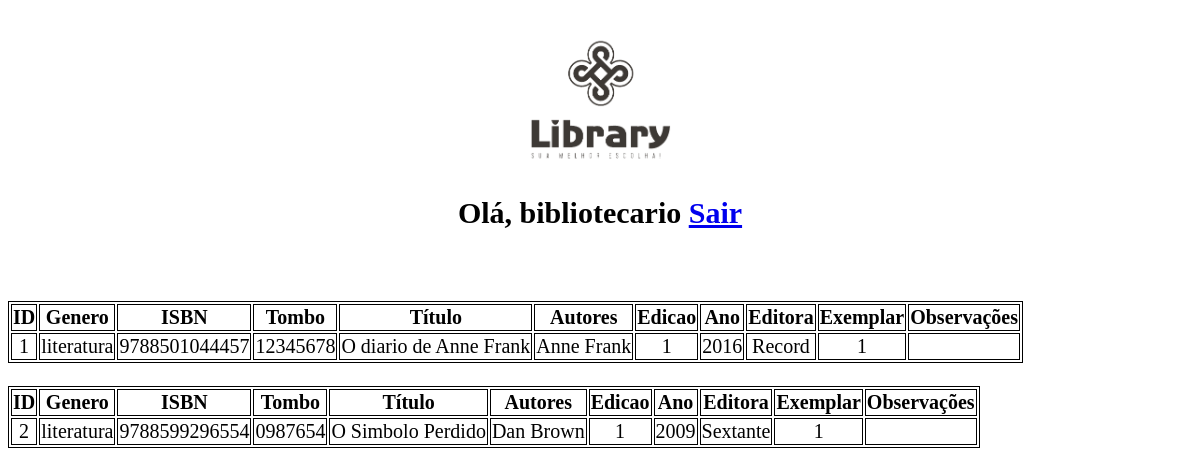
The page /todos_livros.php (signed in) on the database its author committed.
### tables this page shows
CREATE TABLE `cadastro_usuarios` (
  `id_usuario` int(11) NOT NULL,
  `tipo_usuario` varchar(1) NOT NULL,
  `matcpf` varchar(20) NOT NULL,
  `nome` varchar(200) NOT NULL,
  `email` varchar(50) NOT NULL,
  `telefone` varchar(12) NOT NULL,
  `celular` varchar(12) NOT NULL,
  `login` varchar(50) NOT NULL,
  `senha` varchar(32) NOT NULL
);

CREATE TABLE `cadastro_livros` (
  `id_livro` int(11) NOT NULL,
  `genero` varchar(20) NOT NULL,
  `isbn` varchar(13) NOT NULL,
  `tombo` varchar(20) NOT NULL,
  `titulo` varchar(200) NOT NULL,
  `autores` varchar(200) NOT NULL,
  `edicao` varchar(2) NOT NULL,
  `ano` varchar(4) NOT NULL,
  `editora` varchar(20) NOT NULL,
  `exemplar` varchar(4) NOT NULL,
  `observacoes` varchar(400) NOT NULL
);

### verifica_sessao.php (called while the page is built, shortened)
<?php
require_once 'conexao_bd.php';
if (!isset($_SESSION['logado'])) {
  header('Location: login.php');
} else {
  $id = $_SESSION['id_usuario'];
  $sql = "SELECT * FROM cadastro_usuarios WHERE id_usuario = '$id' ";
  $resultado = mysqli_query($conexao, $sql);
  $dados = mysqli_fetch_array($resultado);
}

### todos_livros.php (the view, shortened to what this page needs)
<?php
require_once 'verifica_sessao.php';
?>
<!DOCTYPE HTML>
<html>
<head>
    <link rel="stylesheet" href="./estilos/estilo_02.css">
</head>
<body>
    <?php
    $dados_livros = "";
    $erro = "";
    include 'conexao_bd.php';
    $sql = "SELECT * FROM cadastro_livros";
    $resultado = mysqli_query($conexao, $sql);
    if (mysqli_num_rows($resultado) > 0) {
        $dados_livros = $resultado;
    } else {
        $erro = "Nao ha nenhum livro cadastrado";
    }
    ?>
    <div class="bloco">
        <img src="./imagens/library.png" style="width:12%" ;br>
        <h2>Olá, <?php echo $dados['nome']; ?> <a href='logout.php'>Sair</a></h2>
        <?php echo $erro; ?><br>
        <?php
        if (!empty($dados_livros)) {
            while ($row = mysqli_fetch_assoc($dados_livros)) {
                echo "<br><table><tr><th>ID</th><th>Genero</th><th>ISBN</th><th>Tombo</th><th>Título</th><th>Autores</th><th>Edicao</th><th>Ano</th><th>Editora</th><th>Exemplar</th><th>Observações</th></tr>";
                echo  "<tr><td>" . $row["id_livro"] . "</td><td>" . $row["genero"] . "</td><td>" . $row["isbn"] . "</td><td>" . $row["tombo"] . "</td><td>" . $row["titulo"] . "</td><td> " . $row["autores"] . "</td><td> " . $row["edicao"] . "</td><td> " . $row["ano"] . "</td><td> " . $row["editora"] . "</td><td> " . $row["exemplar"] . "</td><td> " . $row["observacoes"] . "</td></tr>" . "</table>";
            }
        }
        ?>
        <body>
</html>

### estilos/estilo_02.css (style rules this page uses)
.bloco { padding: 28px 0; text-align: center; font-size: 20px; }
::placeholder { text-align: center; color: black; }
table, th, td { border: 1px solid black; }

### rows shown on the page
cadastro_usuarios: nome "bibliotecario"
cadastro_livros: id_livro "1", genero "literatura", isbn "9788501044457", tombo "12345678", titulo "O diario de Anne Frank", autores "Anne Frank", edicao "1", ano "2016", editora "Record", exemplar "1"
cadastro_livros: id_livro "2", genero "literatura", isbn "9788599296554", tombo "0987654", titulo "O Simbolo Perdido", autores "Dan Brown", edicao "1", ano "2009", editora "Sextante", exemplar "1"
